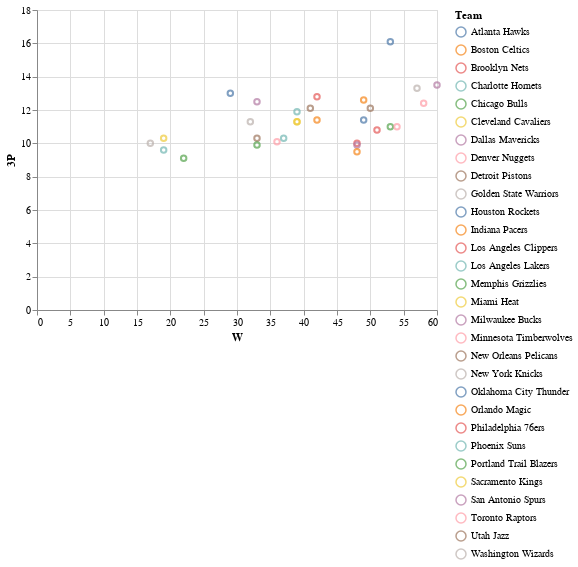

This figure's notebook cell:
### Code cell
team1 = teams.iloc[:1]
brush = alt.selection_interval()

alt.Chart(teams).mark_point().encode(
    x='W:Q',
    y='3P:Q',
    color=alt.condition(brush, 'Team', alt.value('lightgray'))
).add_selection(
    brush
)

### Figure 1 — Vega-Lite specification as saved in the notebook (floating-point values rounded to 4 significant figures)
{"config": {"view": {"continuousWidth": 400, "continuousHeight": 300}}, "data": {"name": "data-85da772e3ff464c3d9893de36ba08c7c"}, "mark": "point", "encoding": {"color": {"condition": {"type": "nominal", "field": "Team", "selection": "selector001"}, "value": "lightgray"}, "x": {"type": "quantitative", "field": "W"}, "y": {"type": "quantitative", "field": "3P"}}, "selection": {"selector001": {"type": "interval"}}, "$schema": "https://vega.github.io/schema/vega-lite/v4.8.1.json", "datasets": {"data-85da772e3ff464c3d9893de36ba08c7c": [{"Rk": 1, "Team": "Milwaukee Bucks", "G": 82, "W": 60, "L": 22, "MP": 241.2, "FG": 43.4, "FGA": 91.1, "FG%": 0.476, "3P": 13.5, "3PA": 38.2, "3P%": 0.353, "2P": 29.9, "2PA": 52.9, "2P%": 0.565, "FT": 17.9, "FTA": 23.2, "FT%": 0.773, "ORB": 9.3, "DRB": 40.4, "TRB": 49.7, "AST": 26.0, "STL": 7.5, "BLK": 5.9, "TOV": 13.9, "PF": 19.6, "PTS": 118.1}, {"Rk": 2, "Team": "Golden State Warriors", "G": 82, "W": 57, "L": 25, "MP": 241.5, "FG": 44.0, "FGA": 89.8, "FG%": 0.491, "3P": 13.3, "3PA": 34.4, "3P%": 0.385, "2P": 30.8, "2PA": 55.3, "2P%": 0.557, "FT": 16.3, "FTA": 20.4, "FT%": 0.801, "ORB": 9.7, "DRB": 36.5, "TRB": 46.2, "AST": 29.4, "STL": 7.6, "BLK": 6.4, "TOV": 14.3, "PF": 21.4, "PTS": 117.7}, {"Rk": 3, "Team": "New Orleans Pelicans", "G": 82, "W": 33, "L": 49, "MP": 240.9, "FG": 43.7, "FGA": 92.2, "FG%": 0.473, "3P": 10.3, "3PA": 29.9, "3P%": 0.344, "2P": 33.4, "2PA": 62.4, "2P%": 0.536, "FT": 17.8, "FTA": 23.4, "FT%": 0.761, "ORB": 11.1, "DRB": 36.2, "TRB": 47.3, "AST": 27.0, "STL": 7.4, "BLK": 5.4, "TOV": 14.8, "PF": 21.1, "PTS": 115.4}, {"Rk": 4, "Team": "Philadelphia 76ers", "G": 82, "W": 51, "L": 31, "MP": 241.5, "FG": 41.5, "FGA": 88.2, "FG%": 0.471, "3P": 10.8, "3PA": 30.2, "3P%": 0.359, "2P": 30.7, "2PA": 58.0, "2P%": 0.529, "FT": 21.2, "FTA": 27.5, "FT%": 0.771, "ORB": 10.9, "DRB": 36.9, "TRB": 47.8, "AST": 26.9, "STL": 7.4, "BLK": 5.3, "TOV": 14.9, "PF": 21.3, "PTS": 115.2}, {"Rk": 5, "Team": "Los Angeles Clippers", "G": 82, "W": 48, "L": 34, "MP": 241.8, "FG": 41.3, "FGA": 87.5, "FG%": 0.471, "3P": 10.0, "3PA": 25.8, "3P%": 0.388, "2P": 31.3, "2PA": 61.7, "2P%": 0.507, "FT": 22.6, "FTA": 28.5, "FT%": 0.792, "ORB": 9.7, "DRB": 35.8, "TRB": 45.5, "AST": 24.0, "STL": 6.8, "BLK": 4.7, "TOV": 14.5, "PF": 23.3, "PTS": 115.1}, {"Rk": 6, "Team": "Portland Trail Blazers", "G": 82, "W": 53, "L": 29, "MP": 242.1, "FG": 42.3, "FGA": 90.6, "FG%": 0.467, "3P": 11.0, "3PA": 30.7, "3P%": 0.359, "2P": 31.3, "2PA": 59.8, "2P%": 0.523, "FT": 19.0, "FTA": 23.3, "FT%": 0.814, "ORB": 11.8, "DRB": 36.2, "TRB": 48.0, "AST": 23.0, "STL": 6.7, "BLK": 5.0, "TOV": 13.8, "PF": 20.4, "PTS": 114.7}, {"Rk": 7, "Team": "Oklahoma City Thunder", "G": 82, "W": 49, "L": 33, "MP": 242.1, "FG": 42.6, "FGA": 94.0, "FG%": 0.454, "3P": 11.4, "3PA": 32.6, "3P%": 0.348, "2P": 31.3, "2PA": 61.3, "2P%": 0.51, "FT": 17.8, "FTA": 25.0, "FT%": 0.713, "ORB": 12.6, "DRB": 35.5, "TRB": 48.1, "AST": 23.4, "STL": 9.3, "BLK": 5.2, "TOV": 14.0, "PF": 22.4, "PTS": 114.5}, {"Rk": 8, "Team": "Toronto Raptors", "G": 82, "W": 58, "L": 24, "MP": 242.4, "FG": 42.2, "FGA": 89.1, "FG%": 0.474, "3P": 12.4, "3PA": 33.8, "3P%": 0.366, "2P": 29.8, "2PA": 55.3, "2P%": 0.539, "FT": 17.7, "FTA": 22.0, "FT%": 0.804, "ORB": 9.6, "DRB": 35.6, "TRB": 45.2, "AST": 25.4, "STL": 8.3, "BLK": 5.3, "TOV": 14.0, "PF": 21.0, "PTS": 114.4}, {"Rk": 9, "Team": "Sacramento Kings", "G": 82, "W": 39, "L": 43, "MP": 240.6, "FG": 43.2, "FGA": 93.1, "FG%": 0.464, "3P": 11.3, "3PA": 29.9, "3P%": 0.378, "2P": 31.9, "2PA": 63.2, "2P%": 0.504, "FT": 16.5, "FTA": 22.7, "FT%": 0.726, "ORB": 11.0, "DRB": 34.4, "TRB": 45.4, "AST": 25.4, "STL": 8.3, "BLK": 4.4, "TOV": 13.4, "PF": 21.4, "PTS": 114.2}, {"Rk": 10, "Team": "Washington Wizards", "G": 82, "W": 32, "L": 50, "MP": 243.0, "FG": 42.1, "FGA": 90.1, "FG%": 0.468, "3P": 11.3, "3PA": 33.3, "3P%": 0.341, "2P": 30.8, "2PA": 56.8, "2P%": 0.543, "FT": 18.4, "FTA": 23.9, "FT%": 0.768, "ORB": 9.7, "DRB": 32.7, "TRB": 42.4, "AST": 26.3, "STL": 8.3, "BLK": 4.6, "TOV": 14.1, "PF": 20.7, "PTS": 114.0}, {"Rk": 11, "Team": "Houston Rockets", "G": 82, "W": 53, "L": 29, "MP": 241.8, "FG": 39.2, "FGA": 87.4, "FG%": 0.449, "3P": 16.1, "3PA": 45.4, "3P%": 0.356, "2P": 23.1, "2PA": 42.0, "2P%": 0.551, "FT": 19.3, "FTA": 24.4, "FT%": 0.791, "ORB": 10.2, "DRB": 31.9, "TRB": 42.1, "AST": 21.2, "STL": 8.5, "BLK": 4.9, "TOV": 13.3, "PF": 22.0, "PTS": 113.9}, {"Rk": 12, "Team": "Atlanta Hawks", "G": 82, "W": 29, "L": 53, "MP": 242.1, "FG": 41.4, "FGA": 91.8, "FG%": 0.451, "3P": 13.0, "3PA": 37.0, "3P%": 0.352, "2P": 28.4, "2PA": 54.8, "2P%": 0.518, "FT": 17.6, "FTA": 23.4, "FT%": 0.752, "ORB": 11.6, "DRB": 34.5, "TRB": 46.1, "AST": 25.8, "STL": 8.2, "BLK": 5.1, "TOV": 17.0, "PF": 23.6, "PTS": 113.3}, {"Rk": 13, "Team": "Minnesota Timberwolves", "G": 82, "W": 36, "L": 46, "MP": 241.8, "FG": 41.6, "FGA": 91.3, "FG%": 0.456, "3P": 10.1, "3PA": 28.7, "3P%": 0.351, "2P": 31.5, "2PA": 62.5, "2P%": 0.504, "FT": 19.1, "FTA": 24.3, "FT%": 0.787, "ORB": 11.3, "DRB": 33.5, "TRB": 44.8, "AST": 24.6, "STL": 8.3, "BLK": 5.0, "TOV": 13.1, "PF": 20.3, "PTS": 112.5}, {"Rk": 14, "Team": "Boston Celtics", "G": 82, "W": 49, "L": 33, "MP": 241.2, "FG": 42.1, "FGA": 90.5, "FG%": 0.465, "3P": 12.6, "3PA": 34.5, "3P%": 0.365, "2P": 29.5, "2PA": 56.0, "2P%": 0.527, "FT": 15.6, "FTA": 19.5, "FT%": 0.802, "ORB": 9.8, "DRB": 34.7, "TRB": 44.5, "AST": 26.3, "STL": 8.6, "BLK": 5.3, "TOV": 12.8, "PF": 20.4, "PTS": 112.4}, {"Rk": 15, "Team": "Brooklyn Nets", "G": 82, "W": 42, "L": 40, "MP": 243.7, "FG": 40.3, "FGA": 89.7, "FG%": 0.449, "3P": 12.8, "3PA": 36.2, "3P%": 0.353, "2P": 27.5, "2PA": 53.6, "2P%": 0.513, "FT": 19.0, "FTA": 25.5, "FT%": 0.745, "ORB": 11.0, "DRB": 35.6, "TRB": 46.6, "AST": 23.8, "STL": 6.6, "BLK": 4.1, "TOV": 15.1, "PF": 21.5, "PTS": 112.2}, {"Rk": 16, "Team": "Los Angeles Lakers", "G": 82, "W": 37, "L": 45, "MP": 241.2, "FG": 42.6, "FGA": 90.5, "FG%": 0.47, "3P": 10.3, "3PA": 31.0, "3P%": 0.333, "2P": 32.2, "2PA": 59.6, "2P%": 0.541, "FT": 16.3, "FTA": 23.3, "FT%": 0.699, "ORB": 10.2, "DRB": 36.4, "TRB": 46.6, "AST": 25.6, "STL": 7.5, "BLK": 5.4, "TOV": 15.7, "PF": 20.7, "PTS": 111.8}, {"Rk": 17, "Team": "Utah Jazz", "G": 82, "W": 50, "L": 32, "MP": 240.9, "FG": 40.4, "FGA": 86.4, "FG%": 0.468, "3P": 12.1, "3PA": 34.0, "3P%": 0.356, "2P": 28.3, "2PA": 52.4, "2P%": 0.541, "FT": 18.8, "FTA": 25.5, "FT%": 0.736, "ORB": 10.0, "DRB": 36.4, "TRB": 46.4, "AST": 26.0, "STL": 8.1, "BLK": 5.9, "TOV": 15.1, "PF": 21.1, "PTS": 111.7}, {"Rk": 18, "Team": "San Antonio Spurs", "G": 82, "W": 48, "L": 34, "MP": 241.5, "FG": 42.3, "FGA": 88.4, "FG%": 0.478, "3P": 9.9, "3PA": 25.3, "3P%": 0.392, "2P": 32.4, "2PA": 63.1, "2P%": 0.513, "FT": 17.2, "FTA": 21.0, "FT%": 0.819, "ORB": 9.2, "DRB": 35.5, "TRB": 44.7, "AST": 24.5, "STL": 6.1, "BLK": 4.7, "TOV": 12.1, "PF": 18.1, "PTS": 111.7}, {"Rk": 19, "Team": "Charlotte Hornets", "G": 82, "W": 39, "L": 43, "MP": 241.8, "FG": 40.2, "FGA": 89.8, "FG%": 0.448, "3P": 11.9, "3PA": 33.9, "3P%": 0.351, "2P": 28.3, "2PA": 55.8, "2P%": 0.507, "FT": 18.4, "FTA": 23.1, "FT%": 0.797, "ORB": 9.9, "DRB": 33.9, "TRB": 43.8, "AST": 23.2, "STL": 7.2, "BLK": 4.9, "TOV": 12.2, "PF": 18.9, "PTS": 110.7}, {"Rk": 20, "Team": "Denver Nuggets", "G": 82, "W": 54, "L": 28, "MP": 240.6, "FG": 41.9, "FGA": 90.0, "FG%": 0.466, "3P": 11.0, "3PA": 31.4, "3P%": 0.351, "2P": 30.9, "2PA": 58.7, "2P%": 0.527, "FT": 15.8, "FTA": 20.9, "FT%": 0.755, "ORB": 11.9, "DRB": 34.5, "TRB": 46.4, "AST": 27.4, "STL": 7.7, "BLK": 4.4, "TOV": 13.4, "PF": 20.0, "PTS": 110.7}, {"Rk": 21, "Team": "Dallas Mavericks", "G": 82, "W": 33, "L": 49, "MP": 241.2, "FG": 38.8, "FGA": 86.9, "FG%": 0.447, "3P": 12.5, "3PA": 36.6, "3P%": 0.34, "2P": 26.3, "2PA": 50.2, "2P%": 0.524, "FT": 18.8, "FTA": 25.3, "FT%": 0.742, "ORB": 10.1, "DRB": 35.2, "TRB": 45.3, "AST": 23.4, "STL": 6.5, "BLK": 4.3, "TOV": 14.2, "PF": 20.1, "PTS": 108.9}, {"Rk": 22, "Team": "Indiana Pacers", "G": 82, "W": 48, "L": 34, "MP": 240.3, "FG": 41.3, "FGA": 87.0, "FG%": 0.475, "3P": 9.5, "3PA": 25.4, "3P%": 0.374, "2P": 31.8, "2PA": 61.6, "2P%": 0.517, "FT": 15.8, "FTA": 21.1, "FT%": 0.752, "ORB": 9.3, "DRB": 33.7, "TRB": 43.0, "AST": 26.0, "STL": 8.7, "BLK": 4.9, "TOV": 13.7, "PF": 19.4, "PTS": 108.0}, {"Rk": 23, "Team": "Phoenix Suns", "G": 82, "W": 19, "L": 63, "MP": 242.4, "FG": 40.1, "FGA": 87.4, "FG%": 0.459, "3P": 9.6, "3PA": 29.3, "3P%": 0.329, "2P": 30.5, "2PA": 58.1, "2P%": 0.525, "FT": 17.6, "FTA": 22.7, "FT%": 0.779, "ORB": 9.1, "DRB": 31.3, "TRB": 40.4, "AST": 23.9, "STL": 9.0, "BLK": 5.1, "TOV": 15.6, "PF": 23.6, "PTS": 107.5}, {"Rk": 24, "Team": "Orlando Magic", "G": 82, "W": 42, "L": 40, "MP": 241.2, "FG": 40.4, "FGA": 89.1, "FG%": 0.454, "3P": 11.4, "3PA": 32.1, "3P%": 0.356, "2P": 29.0, "2PA": 57.0, "2P%": 0.509, "FT": 15.0, "FTA": 19.2, "FT%": 0.782, "ORB": 10.0, "DRB": 35.4, "TRB": 45.4, "AST": 25.5, "STL": 6.6, "BLK": 5.4, "TOV": 13.2, "PF": 18.6, "PTS": 107.3}, {"Rk": 25, "Team": "Detroit Pistons", "G": 82, "W": 41, "L": 41, "MP": 242.1, "FG": 38.8, "FGA": 88.3, "FG%": 0.44, "3P": 12.1, "3PA": 34.8, "3P%": 0.348, "2P": 26.7, "2PA": 53.5, "2P%": 0.5, "FT": 17.3, "FTA": 23.1, "FT%": 0.747, "ORB": 11.4, "DRB": 33.6, "TRB": 45.0, "AST": 22.5, "STL": 6.9, "BLK": 4.0, "TOV": 13.8, "PF": 22.1, "PTS": 107.0}, {"Rk": 26, "Team": "Miami Heat", "G": 82, "W": 39, "L": 43, "MP": 240.6, "FG": 39.6, "FGA": 88.0, "FG%": 0.45, "3P": 11.3, "3PA": 32.4, "3P%": 0.349, "2P": 28.3, "2PA": 55.6, "2P%": 0.509, "FT": 15.1, "FTA": 21.7, "FT%": 0.695, "ORB": 11.2, "DRB": 35.1, "TRB": 46.3, "AST": 24.3, "STL": 7.6, "BLK": 5.5, "TOV": 14.7, "PF": 20.9, "PTS": 105.7}, {"Rk": 27, "Team": "Chicago Bulls", "G": 82, "W": 22, "L": 60, "MP": 242.7, "FG": 39.8, "FGA": 87.9, "FG%": 0.453, "3P": 9.1, "3PA": 25.9, "3P%": 0.351, "2P": 30.7, "2PA": 62.0, "2P%": 0.496, "FT": 16.2, "FTA": 20.7, "FT%": 0.783, "ORB": 8.8, "DRB": 34.1, "TRB": 42.9, "AST": 21.9, "STL": 7.4, "BLK": 4.3, "TOV": 14.1, "PF": 20.3, "PTS": 104.9}, {"Rk": 28, "Team": "New York Knicks", "G": 82, "W": 17, "L": 65, "MP": 241.2, "FG": 38.2, "FGA": 88.3, "FG%": 0.433, "3P": 10.0, "3PA": 29.5, "3P%": 0.34, "2P": 28.2, "2PA": 58.8, "2P%": 0.479, "FT": 18.1, "FTA": 23.9, "FT%": 0.759, "ORB": 10.5, "DRB": 34.3, "TRB": 44.7, "AST": 20.1, "STL": 6.8, "BLK": 5.1, "TOV": 14.0, "PF": 20.9, "PTS": 104.6}, {"Rk": 29, "Team": "Cleveland Cavaliers", "G": 82, "W": 19, "L": 63, "MP": 240.9, "FG": 38.9, "FGA": 87.6, "FG%": 0.444, "3P": 10.3, "3PA": 29.1, "3P%": 0.355, "2P": 28.6, "2PA": 58.5, "2P%": 0.488, "FT": 16.4, "FTA": 20.7, "FT%": 0.792, "ORB": 10.7, "DRB": 31.9, "TRB": 42.7, "AST": 20.7, "STL": 6.5, "BLK": 2.4, "TOV": 13.5, "PF": 20.0, "PTS": 104.5}, {"Rk": 30, "Team": "Memphis Grizzlies", "G": 82, "W": 33, "L": 49, "MP": 242.4, "FG": 38.0, "FGA": 84.4, "FG%": 0.45, "3P": 9.9, "3PA": 28.9, "3P%": 0.342, "2P": 28.1, "2PA": 55.6, "2P%": 0.505, "FT": 17.7, "FTA": 23.0, "FT%": 0.772, "ORB": 8.8, "DRB": 33.0, "TRB": 41.8, "AST": 23.9, "STL": 8.3, "BLK": 5.5, "TOV": 14.0, "PF": 22.0, "PTS": 103.5}]}}
